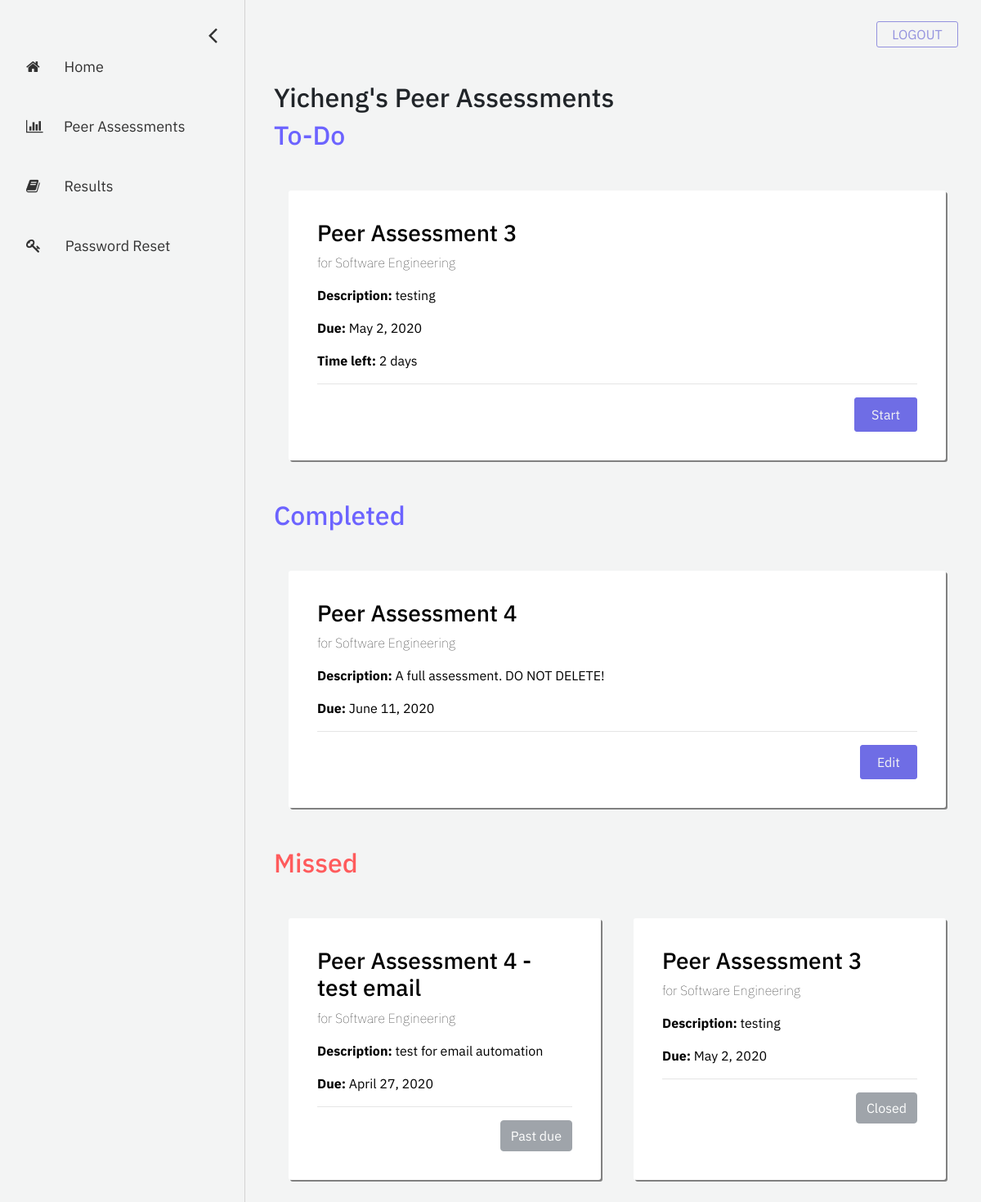
/student/peer-assessments (signed in), run on an earlier commit of the app's database.
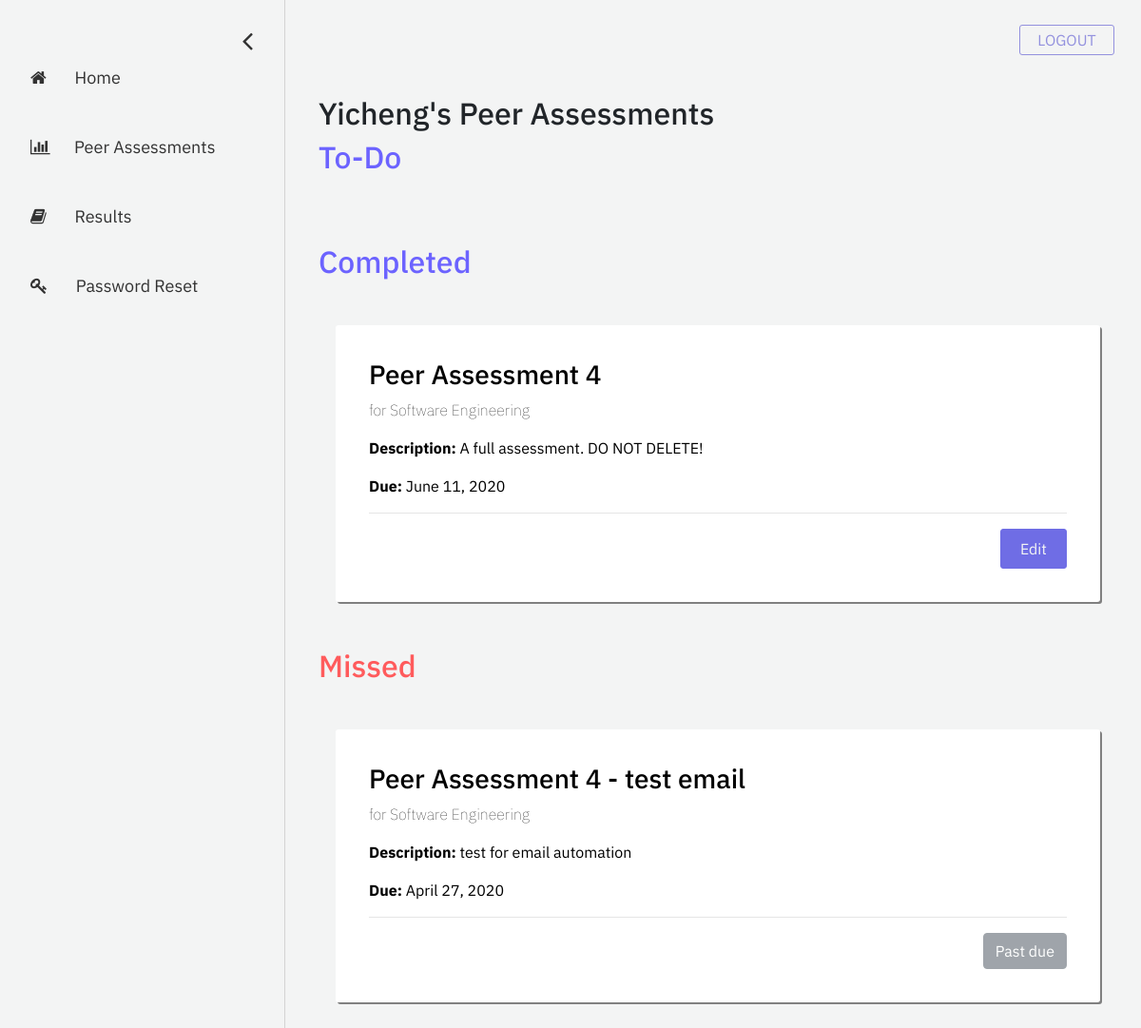
And on a later commit of the database.
### assessment/models.py (models this page shows, shortened)
class Assessment(models.Model):
    name = models.CharField("assessment name", max_length=255)
    description = models.TextField("description", max_length=512, blank=True)
    date_created = models.DateTimeField("date created", auto_now_add=True)
    start_date = models.DateField("start date")
    end_date = models.DateField("end date")
    open_status = models.BooleanField("open status", default=True)
    course = models.ForeignKey(Course, on_delete=models.CASCADE) # the course that this peer review belongs to
    questions = models.ManyToManyField(Question) # a set of Questions under this assessment
    result_sets = models.ManyToManyField(Result_set) # a set of Result_sets under this assessment
    completed_students = models.ManyToManyField(User, related_name="completed_students") # a set of Users who have completed this assessment
    def time_left(self):
        time = str(self.end_date - datetime.datetime.now().date())
        return time[:time.find(',')]
    def is_missed(self):
        time = str(self.end_date - datetime.datetime.now().date())
        if time[0] == '-':
            return True
        return False
    def is_open(self):
        return self.open_status

### registration/models.py (models this page shows, shortened)
class Course(models.Model):
    course_name = models.CharField("course name", max_length=60)
    course_code = models.IntegerField("course code")
    section_number = models.SmallIntegerField("section number")
    year = models.SmallIntegerField("year of realization")
    semester_choices = (
        ('S', 'Spring'),
        ('F', 'Fall'),
    )
    semester = models.CharField("semester of realization", max_length = 1, choices = semester_choices)
    professors = models.ManyToManyField(User)
    students = models.ManyToManyField(User, related_name="students")

### eval_student/views.py (the view)
# urls.py: path('peer-assessments', views.peer_assessments, name='peer-assessments'),
def peer_assessments(request):
    assessment_list = Assessment.objects.all()
    filtered_list = []
    for i in assessment_list:
       print(i.start_date)
       if request.user in i.course.students.all():
           filtered_list.append(i)
    context = {
        'assessment_list': filtered_list,
    }
    return render(request, 'eval_student/peer-assessments.html', context=context)

### eval_student/templatetags/eval_student_extras.py (called while the page is built)
@register.simple_tag
def get_eval_list(assessment, current_user):
    for team in Team.objects.all():
        if current_user in team.student.all() and team.course == assessment.course: # get the team
            evaluated_list = [student for student in team.student.all() if student != current_user]
    return evaluated_list

@register.simple_tag
def get_answer_list(assessment, student, current_user):
    result_set = assessment.result_sets.filter(student=student).first()
    answer_list = []
    for answer in result_set.rating_answers.all():
        if answer.evaluator == current_user:
            answer_list.append(answer)
    for answer in result_set.text_answers.all():
        if answer.evaluator == current_user:
            answer_list.append(answer)
    return answer_list

### eval_student/templates/eval_student/peer-assessments.html (shortened to what this page needs)
{% extends 'eval_student/base-sidebar.html'%}
{% load eval_student_extras %}
{% load static %}
{% block content%}
<div id="main">
	<div class="container">
		<h2>{{ user.first_name }}'s Peer Assessments</h2>
	</div>
	<div class="container">
		<h2 style="color: #6C63FF; margin-bottom: 0;">To-Do</h2>
		{% if assessment_list|length > 0 %}
			<div class="row">
				{% for assessment in assessment_list %}
					{% if not assessment.is_missed and request.user not in assessment.completed_students.all and not assessment.is_open %}
						<div class="col grid-box">
							<h3> {{ assessment.name }} </h3>
							<p style="font-weight: 20;"> for {{ assessment.course.course_name }}</p>
							{% if assessment.description != '' %}
								<p><b>Description:</b> {{ assessment.description }}</p>
							{% else %}
								<p><b>Description:</b> No assessment description</p>
							{% endif %}
							<p> <b>Due:</b> {{ assessment.end_date }}</p>
							<p> <b>Time left:</b> {{ assessment.time_left }}</p>
							<hr>
							<form>
								<button formaction="{% url 'answer-assessment' assessment_id=assessment.id %}" class="btn btn-primary buttons purple float-right">Start</button>
							</form>
						</div>
					{% endif %}
				{% endfor %}
			</div>
		{% else %}
			<p>No peer assessment available.</p>
		{% endif %}
	</div>
	<div class="container">
		<h2 style="color: #6C63FF; margin-bottom: 0;">Completed</h2>
			{% if assessment_list|length > 0 %}
				<div class="row">
					{% for assessment in assessment_list %}
						{% if not assessment.is_missed and request.user in assessment.completed_students.all %}
							<div class="col grid-box">
								<h3> {{ assessment.name }} </h3>
								<p style="font-weight: 20;"> for {{ assessment.course.course_name }}</p>
								{% if assessment.description != '' %}
									<p><b>Description:</b> {{ assessment.description }}</p>
								{% else %}
									<p><b>Description:</b> No assessment description</p>
								{% endif %}
								<p> <b>Due:</b> {{ assessment.end_date }}</p>
								<hr>
								{% if assessment.is_open %}
									<button type="button" class="btn btn-primary buttons purple float-right" data-toggle="modal" data-target="#editModal_@{{ assessment.id }}">
										Edit
									</button>
													{% get_eval_list assessment request.user as evaluated_list %}
								{% else %}
									<button type="submit" style="background-color: gray; border: gray;" class="btn btn-primary float-right" disabled>Closed</button>
								{% endif %}
							</div>
						{% endif %}
					{% endfor %}
				</div>
			{% else %}
				<p>No peer assessment available.</p>
			{% endif %}
	</div>
	<div class="container">
		<h2 style="color: rgb(255, 91, 92); margin-bottom: 0;">Missed</h2>
			{% if assessment_list|length > 0 %}
				<div class="row">
					{% for assessment in assessment_list %}
						{% if assessment.is_missed or not assessment.is_open %}
							<div class="col grid-box">
								<h3> {{ assessment.name }} </h3>
								<p style="font-weight: 20;"> for {{ assessment.course.course_name }}</p>
								{% if assessment.description != '' %}
									<p><b>Description:</b> {{ assessment.description }}</p>
								{% else %}
									<p><b>Description:</b> No assessment description</p>
								{% endif %}
								<p> <b>Due:</b> {{ assessment.end_date }}</p>
								<hr>
								{% if not assessment.is_open %}
									<button type="button" class="btn btn-secondary float-right" disabled>Closed</button>
								{% else %}
									<button type="button" class="btn btn-secondary float-right" disabled>Past due</button>
								{% endif %}
							</div>
						{% endif %}
					{% endfor %}
				</div>
			{% else %}
				<p>No peer assessment available.</p>
			{% endif %}
	</div>
</div>
{% endblock %}

What changed in the data, as far as the page shows it:
removed Assessment: name "Peer Assessment 3", course.course_name "Software Engineering", description "testing", end_date "May 2, 2020", time_left "2 days", open_status "Closed"
